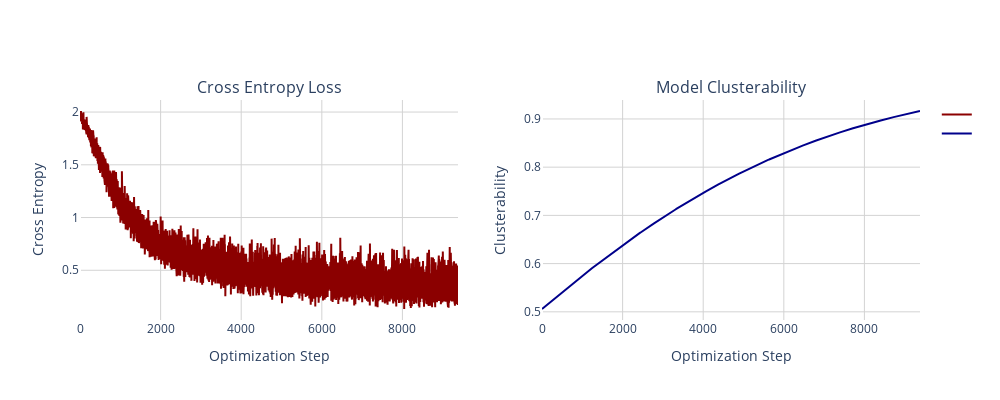

Source (notebook cell):
### Code cell
# plot the two losses on side by side plots
fig = make_subplots(rows=1, cols=2, subplot_titles=('Cross Entropy Loss', 'Model Clusterability'))
fig.add_trace(go.Scatter(y=ce_losses, mode='lines', name='', line=dict(color='darkred', width=2)), row=1, col=1)
fig.add_trace(go.Scatter(y=cluster_losses, mode='lines', name='', line=dict(color='darkblue', width=2)), row=1, col=2)
fig.update_layout({'plot_bgcolor': 'rgba(255, 255, 255, 1)',})
# show fine grid lines on both axes on both subplots
fig.update_xaxes(showgrid=True, gridwidth=1, gridcolor='LightGray', row=1, col=1)
fig.update_yaxes(showgrid=True, gridwidth=1, gridcolor='LightGray', row=1, col=1)
fig.update_xaxes(showgrid=True, gridwidth=1, gridcolor='LightGray', row=1, col=2)
fig.update_yaxes(showgrid=True, gridwidth=1, gridcolor='LightGray', row=1, col=2)

fig.update_xaxes(title_text='Optimization Step', row=1, col=1)
fig.update_yaxes(title_text='Cross Entropy', row=1, col=1)
fig.update_xaxes(title_text='Optimization Step', row=1, col=2)
fig.update_yaxes(title_text='Clusterability', row=1, col=2)
fig.update_layout(width=1000, height=400, autosize=False)
fig.show()

### Figure 1 — Plotly figure (JSON) as saved in the notebook; plotly's stock layout.template omitted (floating-point values rounded to 4 significant figures; data arrays with more than 128 entries replaced by an {"elided": "..."} marker saying what was removed)
{"data": [{"line": {"color": "darkred", "width": 2}, "mode": "lines", "name": "", "type": "scatter", "xaxis": "x", "y": {"elided": "9380 float values"}, "yaxis": "y"}, {"line": {"color": "darkblue", "width": 2}, "mode": "lines", "name": "", "type": "scatter", "xaxis": "x2", "y": {"elided": "9380 float values"}, "yaxis": "y2"}], "layout": {"annotations": [{"font": {"size": 16}, "showarrow": false, "text": "Cross Entropy Loss", "x": 0.225, "xanchor": "center", "xref": "paper", "y": 1, "yanchor": "bottom", "yref": "paper"}, {"font": {"size": 16}, "showarrow": false, "text": "Model Clusterability", "x": 0.775, "xanchor": "center", "xref": "paper", "y": 1, "yanchor": "bottom", "yref": "paper"}], "autosize": false, "height": 400, "plot_bgcolor": "rgba(255, 255, 255, 1)", "width": 1000, "xaxis": {"anchor": "y", "domain": [0, 0.45], "gridcolor": "LightGray", "gridwidth": 1, "showgrid": true, "title": {"text": "Optimization Step"}}, "xaxis2": {"anchor": "y2", "domain": [0.55, 1], "gridcolor": "LightGray", "gridwidth": 1, "showgrid": true, "title": {"text": "Optimization Step"}}, "yaxis": {"anchor": "x", "domain": [0, 1], "gridcolor": "LightGray", "gridwidth": 1, "showgrid": true, "title": {"text": "Cross Entropy"}}, "yaxis2": {"anchor": "x2", "domain": [0, 1], "gridcolor": "LightGray", "gridwidth": 1, "showgrid": true, "title": {"text": "Clusterability"}}}}
